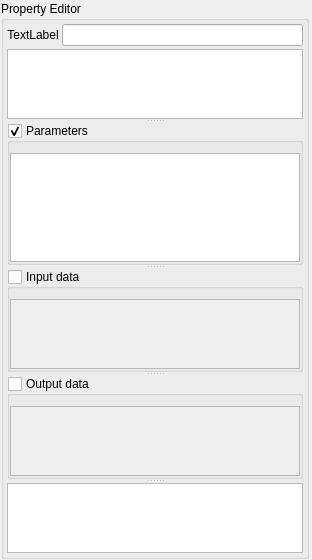
<?xml version="1.0" encoding="UTF-8"?>
<ui version="4.0">
 <class>WorkflowEditorWidget</class>
 <widget class="QWidget" name="WorkflowEditorWidget">
  <property name="geometry">
   <rect>
    <x>0</x>
    <y>0</y>
    <width>312</width>
    <height>560</height>
   </rect>
  </property>
  <property name="windowTitle">
   <string>Form</string>
  </property>
  <property name="styleSheet">
   <string notr="true">QGroupBox::indicator:unchecked {
     image: url(:workflow_designer/images/toggle_expand.png);
 }

QGroupBox::indicator:unchecked:hover {
     image: url(:workflow_designer/images/toggle_expand.png);
 }

 QGroupBox::indicator:unchecked:pressed {
     image: url(:workflow_designer/images/toggle_expand.png);
 }

QGroupBox::indicator:checked {
     image: url(:workflow_designer/images/toggle.png);
 }

 QGroupBox::indicator:checked:hover {
     image: url(:workflow_designer/images/toggle.png);
 }

 QGroupBox::indicator:checked:pressed {
     image: url(:workflow_designer/images/toggle.png);
 }

 QGroupBox::indicator:disabled {
     image: url(:/images/checkbox_indeterminate_hover.png);
 }
</string>
  </property>
  <layout class="QVBoxLayout" name="verticalLayout_2">
   <property name="spacing">
    <number>1</number>
   </property>
   <property name="sizeConstraint">
    <enum>QLayout::SetMinAndMaxSize</enum>
   </property>
   <property name="leftMargin">
    <number>1</number>
   </property>
   <property name="topMargin">
    <number>1</number>
   </property>
   <property name="rightMargin">
    <number>3</number>
   </property>
   <property name="bottomMargin">
    <number>1</number>
   </property>
   <item>
    <widget class="QGroupBox" name="editorBox">
     <property name="title">
      <string>Property Editor</string>
     </property>
     <layout class="QVBoxLayout" name="verticalLayout_4">
      <property name="spacing">
       <number>3</number>
      </property>
      <property name="sizeConstraint">
       <enum>QLayout::SetMinAndMaxSize</enum>
      </property>
      <property name="leftMargin">
       <number>3</number>
      </property>
      <property name="topMargin">
       <number>3</number>
      </property>
      <property name="rightMargin">
       <number>3</number>
      </property>
      <property name="bottomMargin">
       <number>3</number>
      </property>
      <item>
       <layout class="QHBoxLayout" name="horizontalLayout">
        <property name="sizeConstraint">
         <enum>QLayout::SetFixedSize</enum>
        </property>
        <item>
         <widget class="QLabel" name="caption">
          <property name="sizePolicy">
           <sizepolicy hsizetype="Fixed" vsizetype="Fixed">
            <horstretch>0</horstretch>
            <verstretch>0</verstretch>
           </sizepolicy>
          </property>
          <property name="text">
           <string>TextLabel</string>
          </property>
          <property name="alignment">
           <set>Qt::AlignHCenter|Qt::AlignTop</set>
          </property>
          <property name="wordWrap">
           <bool>true</bool>
          </property>
          <property name="textInteractionFlags">
           <set>Qt::LinksAccessibleByMouse|Qt::TextSelectableByMouse</set>
          </property>
         </widget>
        </item>
        <item>
         <widget class="QLineEdit" name="nameEdit">
          <property name="sizePolicy">
           <sizepolicy hsizetype="Preferred" vsizetype="Fixed">
            <horstretch>0</horstretch>
            <verstretch>0</verstretch>
           </sizepolicy>
          </property>
          <property name="frame">
           <bool>true</bool>
          </property>
         </widget>
        </item>
       </layout>
      </item>
      <item>
       <widget class="QSplitter" name="splitter">
        <property name="sizePolicy">
         <sizepolicy hsizetype="Preferred" vsizetype="Preferred">
          <horstretch>0</horstretch>
          <verstretch>0</verstretch>
         </sizepolicy>
        </property>
        <property name="baseSize">
         <size>
          <width>0</width>
          <height>0</height>
         </size>
        </property>
        <property name="orientation">
         <enum>Qt::Vertical</enum>
        </property>
        <property name="childrenCollapsible">
         <bool>false</bool>
        </property>
        <widget class="QTextEdit" name="doc">
         <property name="enabled">
          <bool>true</bool>
         </property>
         <property name="sizePolicy">
          <sizepolicy hsizetype="Preferred" vsizetype="Preferred">
           <horstretch>0</horstretch>
           <verstretch>1</verstretch>
          </sizepolicy>
         </property>
         <property name="baseSize">
          <size>
           <width>0</width>
           <height>70</height>
          </size>
         </property>
         <property name="undoRedoEnabled">
          <bool>false</bool>
         </property>
         <property name="readOnly">
          <bool>true</bool>
         </property>
         <property name="textInteractionFlags">
          <set>Qt::TextBrowserInteraction</set>
         </property>
        </widget>
        <widget class="QGroupBox" name="paramBox">
         <property name="sizePolicy">
          <sizepolicy hsizetype="Ignored" vsizetype="Preferred">
           <horstretch>0</horstretch>
           <verstretch>4</verstretch>
          </sizepolicy>
         </property>
         <property name="title">
          <string>Parameters</string>
         </property>
         <property name="flat">
          <bool>true</bool>
         </property>
         <property name="checkable">
          <bool>true</bool>
         </property>
         <layout class="QVBoxLayout" name="verticalLayout">
          <property name="spacing">
           <number>0</number>
          </property>
          <property name="sizeConstraint">
           <enum>QLayout::SetMinAndMaxSize</enum>
          </property>
          <property name="leftMargin">
           <number>0</number>
          </property>
          <property name="topMargin">
           <number>10</number>
          </property>
          <property name="rightMargin">
           <number>0</number>
          </property>
          <property name="bottomMargin">
           <number>0</number>
          </property>
          <item>
           <widget class="QSplitter" name="tableSplitter">
            <property name="orientation">
             <enum>Qt::Vertical</enum>
            </property>
            <property name="handleWidth">
             <number>2</number>
            </property>
            <property name="childrenCollapsible">
             <bool>false</bool>
            </property>
            <widget class="U2::TableViewTabKey" name="table">
             <property name="sizePolicy">
              <sizepolicy hsizetype="Expanding" vsizetype="Expanding">
               <horstretch>0</horstretch>
               <verstretch>4</verstretch>
              </sizepolicy>
             </property>
             <property name="baseSize">
              <size>
               <width>0</width>
               <height>100</height>
              </size>
             </property>
             <property name="focusPolicy">
              <enum>Qt::StrongFocus</enum>
             </property>
             <property name="editTriggers">
              <set>QAbstractItemView::CurrentChanged|QAbstractItemView::DoubleClicked|QAbstractItemView::EditKeyPressed|QAbstractItemView::SelectedClicked</set>
             </property>
             <property name="tabKeyNavigation">
              <bool>true</bool>
             </property>
             <property name="alternatingRowColors">
              <bool>true</bool>
             </property>
             <property name="selectionMode">
              <enum>QAbstractItemView::SingleSelection</enum>
             </property>
             <property name="selectionBehavior">
              <enum>QAbstractItemView::SelectRows</enum>
             </property>
             <property name="textElideMode">
              <enum>Qt::ElideMiddle</enum>
             </property>
             <property name="showGrid">
              <bool>false</bool>
             </property>
             <property name="wordWrap">
              <bool>false</bool>
             </property>
             <property name="cornerButtonEnabled">
              <bool>false</bool>
             </property>
             <attribute name="horizontalHeaderStretchLastSection">
              <bool>true</bool>
             </attribute>
            </widget>
           </widget>
          </item>
         </layout>
        </widget>
        <widget class="QGroupBox" name="inputPortBox">
         <property name="sizePolicy">
          <sizepolicy hsizetype="Expanding" vsizetype="Expanding">
           <horstretch>0</horstretch>
           <verstretch>2</verstretch>
          </sizepolicy>
         </property>
         <property name="styleSheet">
          <string notr="true"/>
         </property>
         <property name="title">
          <string>Input data</string>
         </property>
         <property name="flat">
          <bool>true</bool>
         </property>
         <property name="checkable">
          <bool>true</bool>
         </property>
         <property name="checked">
          <bool>false</bool>
         </property>
         <layout class="QVBoxLayout" name="inputLayout">
          <property name="spacing">
           <number>0</number>
          </property>
          <property name="sizeConstraint">
           <enum>QLayout::SetMinAndMaxSize</enum>
          </property>
          <property name="leftMargin">
           <number>0</number>
          </property>
          <property name="topMargin">
           <number>10</number>
          </property>
          <property name="rightMargin">
           <number>0</number>
          </property>
          <property name="bottomMargin">
           <number>0</number>
          </property>
          <item>
           <widget class="QScrollArea" name="inputScrollArea">
            <property name="widgetResizable">
             <bool>true</bool>
            </property>
            <widget class="QWidget" name="inputScrollAreaContainer">
             <property name="geometry">
              <rect>
               <x>0</x>
               <y>0</y>
               <width>288</width>
               <height>68</height>
              </rect>
             </property>
            </widget>
           </widget>
          </item>
         </layout>
        </widget>
        <widget class="QGroupBox" name="outputPortBox">
         <property name="sizePolicy">
          <sizepolicy hsizetype="Preferred" vsizetype="Preferred">
           <horstretch>0</horstretch>
           <verstretch>2</verstretch>
          </sizepolicy>
         </property>
         <property name="title">
          <string>Output data</string>
         </property>
         <property name="flat">
          <bool>true</bool>
         </property>
         <property name="checkable">
          <bool>true</bool>
         </property>
         <property name="checked">
          <bool>false</bool>
         </property>
         <layout class="QVBoxLayout" name="outputLayout">
          <property name="spacing">
           <number>0</number>
          </property>
          <property name="sizeConstraint">
           <enum>QLayout::SetMinAndMaxSize</enum>
          </property>
          <property name="leftMargin">
           <number>0</number>
          </property>
          <property name="topMargin">
           <number>10</number>
          </property>
          <property name="rightMargin">
           <number>0</number>
          </property>
          <property name="bottomMargin">
           <number>0</number>
          </property>
          <item>
           <widget class="QScrollArea" name="outputScrollArea">
            <property name="widgetResizable">
             <bool>true</bool>
            </property>
            <widget class="QWidget" name="outputScrollAreaContainer">
             <property name="geometry">
              <rect>
               <x>0</x>
               <y>0</y>
               <width>288</width>
               <height>68</height>
              </rect>
             </property>
            </widget>
           </widget>
          </item>
         </layout>
        </widget>
        <widget class="QTextEdit" name="propDoc">
         <property name="sizePolicy">
          <sizepolicy hsizetype="Expanding" vsizetype="Expanding">
           <horstretch>0</horstretch>
           <verstretch>1</verstretch>
          </sizepolicy>
         </property>
         <property name="readOnly">
          <bool>true</bool>
         </property>
         <property name="textInteractionFlags">
          <set>Qt::TextBrowserInteraction</set>
         </property>
        </widget>
       </widget>
      </item>
     </layout>
    </widget>
   </item>
  </layout>
 </widget>
 <customwidgets>
  <customwidget>
   <class>U2::TableViewTabKey</class>
   <extends>QTableView</extends>
   <header>TableViewTabKey.h</header>
  </customwidget>
 </customwidgets>
 <resources/>
 <connections/>
</ui>
